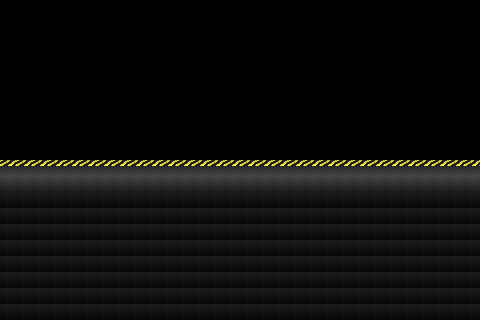

The image is a tile-based game level rendered from a .tmx file. Its description and complete source (layers, tilesets, objects, tile grids) follow:
An orthogonal 30x20 tile map with 16x16 px tiles, 2 tile layers (BaseLayer, BirdLayer).

<map version="1.10" tiledversion="1.11.0" orientation="orthogonal" renderorder="right-down" width="30" height="20" tilewidth="16" tileheight="16" infinite="0" nextlayerid="3" nextobjectid="1">
 <tileset firstgid="1" source="../../Asset Creation/Tilemap/Warehouse Floor.tsx" />
 <layer id="1" name="BaseLayer" width="30" height="20">
  <data encoding="csv">
0,0,0,0,0,0,0,0,0,0,0,0,0,0,0,0,0,0,0,0,0,0,0,0,0,0,0,0,0,0,
0,0,0,0,0,0,0,0,0,0,0,0,0,0,0,0,0,0,0,0,0,0,0,0,0,0,0,0,0,0,
0,0,0,0,0,0,0,0,0,0,0,0,0,0,0,0,0,0,0,0,0,0,0,0,0,0,0,0,0,0,
0,0,0,0,0,0,0,0,0,0,0,0,0,0,0,0,0,0,0,0,0,0,0,0,0,0,0,0,0,0,
0,0,0,0,0,0,0,0,0,0,0,0,0,0,0,0,0,0,0,0,0,0,0,0,0,0,0,0,0,0,
0,0,0,0,0,0,0,0,0,0,0,0,0,0,0,0,0,0,0,0,0,0,0,0,0,0,0,0,0,0,
0,0,0,0,0,0,0,0,0,0,0,0,0,0,0,0,0,0,0,0,0,0,0,0,0,0,0,0,0,0,
0,0,0,0,0,0,0,0,0,0,0,0,0,0,0,0,0,0,0,0,0,0,0,0,0,0,0,0,0,0,
0,0,0,0,0,0,0,0,0,0,0,0,0,0,0,0,0,0,0,0,0,0,0,0,0,0,0,0,0,0,
0,0,0,0,0,0,0,0,0,0,0,0,0,0,0,0,0,0,0,0,0,0,0,0,0,0,0,0,0,0,
1,1,1,1,1,1,1,1,1,1,1,1,1,1,1,1,1,1,1,1,1,1,1,1,1,1,1,1,1,1,
7,7,7,7,7,7,7,7,7,7,7,7,7,7,7,7,7,7,7,7,7,7,7,7,7,7,7,7,7,7,
8,8,8,8,8,8,8,8,8,8,8,8,8,8,8,8,8,8,8,8,8,8,8,8,8,8,8,8,8,8,
8,8,8,8,8,8,8,8,8,8,8,8,8,8,8,8,8,8,8,8,8,8,8,8,8,8,8,8,8,8,
8,8,8,8,8,8,8,8,8,8,8,8,8,8,8,8,8,8,8,8,8,8,8,8,8,8,8,8,8,8,
8,8,8,8,8,8,8,8,8,8,8,8,8,8,8,8,8,8,8,8,8,8,8,8,8,8,8,8,8,8,
8,8,8,8,8,8,8,8,8,8,8,8,8,8,8,8,8,8,8,8,8,8,8,8,8,8,8,8,8,8,
8,8,8,8,8,8,8,8,8,8,8,8,8,8,8,8,8,8,8,8,8,8,8,8,8,8,8,8,8,8,
8,8,8,8,8,8,8,8,8,8,8,8,8,8,8,8,8,8,8,8,8,8,8,8,8,8,8,8,8,8,
8,8,8,8,8,8,8,8,8,8,8,8,8,8,8,8,8,8,8,8,8,8,8,8,8,8,8,8,8,8
</data>
 </layer>
 <layer id="2" name="BirdLayer" width="30" height="20">
  <data encoding="csv">
0,0,0,0,0,0,0,0,0,0,0,0,0,0,0,0,0,0,0,0,0,0,0,0,0,0,0,0,0,0,
0,0,0,0,0,0,0,0,0,0,0,0,0,0,0,0,0,0,0,0,0,0,0,0,0,0,0,0,0,0,
0,0,0,0,0,0,0,0,0,0,0,0,0,0,0,0,0,0,0,0,0,0,0,0,0,0,0,0,0,0,
0,0,0,0,0,0,0,0,0,0,0,0,0,0,0,0,0,0,0,0,0,0,0,0,0,0,0,0,0,0,
0,0,0,0,0,0,0,0,0,0,0,0,0,0,0,0,0,0,0,0,0,0,0,0,0,0,0,0,0,0,
0,0,0,0,0,0,0,0,0,0,0,0,0,0,0,0,0,0,0,0,0,0,0,0,0,0,0,0,0,0,
0,0,0,0,0,0,0,0,0,0,0,0,0,0,0,0,0,0,0,0,0,0,0,0,0,0,0,0,0,0,
0,0,0,0,0,0,0,0,0,0,0,0,0,0,0,0,0,0,0,0,0,0,0,0,0,0,0,0,0,0,
0,0,0,0,0,0,0,0,0,0,0,0,0,0,0,0,0,0,0,0,0,0,0,0,0,0,0,0,0,0,
0,0,0,0,0,0,0,0,0,0,0,0,0,0,0,0,0,0,0,0,0,0,0,0,0,0,0,0,0,0,
0,0,0,0,0,0,0,0,0,0,0,0,0,0,0,0,0,0,0,0,0,0,0,0,0,0,0,0,0,0,
0,0,0,0,0,0,0,0,0,0,0,0,0,0,0,0,0,0,0,0,0,0,0,0,0,0,0,0,0,0,
0,0,0,0,0,0,0,0,0,0,0,0,0,0,0,0,0,0,0,0,0,0,0,0,0,0,0,0,0,0,
0,0,0,0,0,0,0,0,0,0,0,0,0,0,0,0,0,0,0,0,0,0,0,0,0,0,0,0,0,0,
0,0,0,0,0,0,0,0,0,0,0,0,0,0,0,0,0,0,0,0,0,0,0,0,0,0,0,0,0,0,
0,0,0,0,0,0,0,0,0,0,0,0,0,0,0,0,0,0,0,0,0,0,0,0,0,0,0,0,0,0,
0,0,0,0,0,0,0,0,0,0,0,0,0,0,0,0,0,0,0,0,0,0,0,0,0,0,0,0,0,0,
0,0,0,0,0,0,0,0,0,0,0,0,0,0,0,0,0,0,0,0,0,0,0,0,0,0,0,0,0,0,
0,0,0,0,0,0,0,0,0,0,0,0,0,0,0,0,0,0,0,0,0,0,0,0,0,0,0,0,0,0,
0,0,0,0,0,0,0,0,0,0,0,0,0,0,0,0,0,0,0,0,0,0,0,0,0,0,0,0,0,0
</data>
 </layer>
</map>
